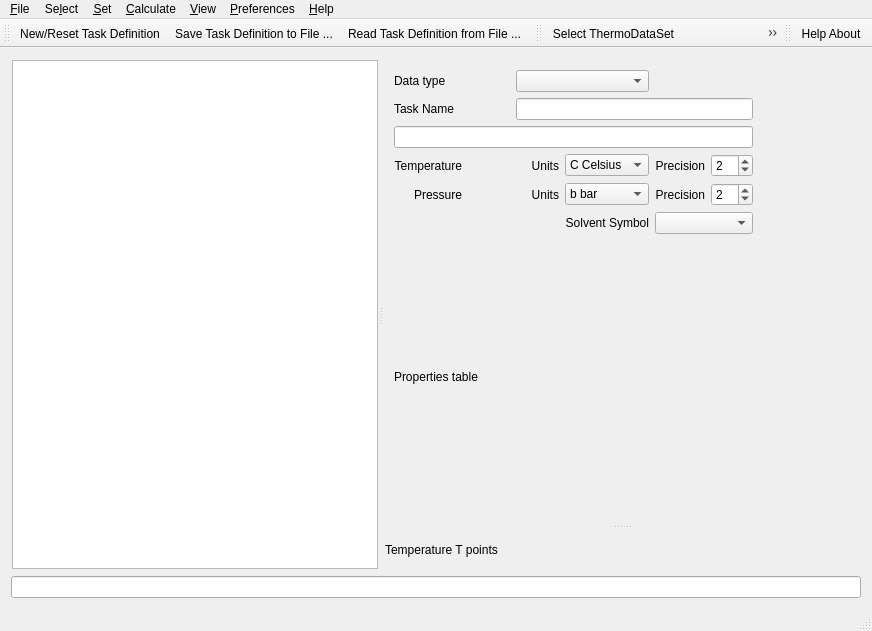
<?xml version="1.0" encoding="UTF-8"?>
<ui version="4.0">
 <class>ThermoFunWidget</class>
 <widget class="QMainWindow" name="ThermoFunWidget">
  <property name="geometry">
   <rect>
    <x>0</x>
    <y>0</y>
    <width>872</width>
    <height>631</height>
   </rect>
  </property>
  <property name="windowTitle">
   <string>ThermoFun Tabulation of Thermodynamic Properties</string>
  </property>
  <widget class="QWidget" name="centralWidget">
   <layout class="QVBoxLayout" name="verticalLayout">
    <item>
     <widget class="QSplitter" name="mainSplitter">
      <property name="orientation">
       <enum>Qt::Horizontal</enum>
      </property>
      <property name="opaqueResize">
       <bool>true</bool>
      </property>
      <widget class="QWidget" name="keyWidget" native="true">
       <layout class="QVBoxLayout" name="verticalLayout_4">
        <property name="spacing">
         <number>0</number>
        </property>
        <property name="leftMargin">
         <number>0</number>
        </property>
        <property name="topMargin">
         <number>0</number>
        </property>
        <property name="rightMargin">
         <number>0</number>
        </property>
        <property name="bottomMargin">
         <number>0</number>
        </property>
        <item>
         <widget class="QSplitter" name="keySplitter">
          <property name="orientation">
           <enum>Qt::Vertical</enum>
          </property>
          <widget class="QWidget" name="widget" native="true">
           <layout class="QVBoxLayout" name="verticalLayout_2" stretch="0">
            <property name="spacing">
             <number>1</number>
            </property>
            <property name="leftMargin">
             <number>1</number>
            </property>
            <property name="topMargin">
             <number>1</number>
            </property>
            <property name="rightMargin">
             <number>1</number>
            </property>
            <property name="bottomMargin">
             <number>1</number>
            </property>
            <item>
             <widget class="QTextEdit" name="taskQuery">
              <property name="readOnly">
               <bool>true</bool>
              </property>
             </widget>
            </item>
           </layout>
          </widget>
         </widget>
        </item>
       </layout>
      </widget>
      <widget class="QWidget" name="listsWidget" native="true">
       <layout class="QVBoxLayout" name="verticalLayout_3">
        <property name="spacing">
         <number>0</number>
        </property>
        <property name="leftMargin">
         <number>0</number>
        </property>
        <property name="topMargin">
         <number>0</number>
        </property>
        <property name="rightMargin">
         <number>0</number>
        </property>
        <property name="bottomMargin">
         <number>0</number>
        </property>
        <item>
         <widget class="QSplitter" name="lstSplitter">
          <property name="orientation">
           <enum>Qt::Vertical</enum>
          </property>
          <widget class="QWidget" name="inWidget" native="true">
           <layout class="QGridLayout" name="gridLayout">
            <item row="3" column="2">
             <widget class="QLabel" name="label_5">
              <property name="text">
               <string>Units</string>
              </property>
              <property name="alignment">
               <set>Qt::AlignRight|Qt::AlignTrailing|Qt::AlignVCenter</set>
              </property>
             </widget>
            </item>
            <item row="4" column="5">
             <widget class="QSpinBox" name="pPrecision">
              <property name="toolTip">
               <string extracomment="Output precision / digits after decimal point (in Fixed Format)">Number of digits after decimal point for pressure</string>
              </property>
              <property name="toolTipDuration">
               <number>5</number>
              </property>
              <property name="value">
               <number>2</number>
              </property>
             </widget>
            </item>
            <item row="0" column="0" colspan="2" alignment="Qt::AlignLeft">
             <widget class="QLabel" name="label">
              <property name="text">
               <string>Data type</string>
              </property>
             </widget>
            </item>
            <item row="1" column="2" colspan="4">
             <widget class="QLineEdit" name="pName">
              <property name="toolTip">
               <string>Calculation task name</string>
              </property>
             </widget>
            </item>
            <item row="6" column="4" colspan="2">
             <widget class="QComboBox" name="pSolventSymbol">
              <property name="enabled">
               <bool>true</bool>
              </property>
              <property name="toolTip">
               <string>Symbol of the solvent used for calculating properties of disolved solute species</string>
              </property>
             </widget>
            </item>
            <item row="4" column="0">
             <widget class="QLabel" name="label_7">
              <property name="enabled">
               <bool>true</bool>
              </property>
              <property name="maximumSize">
               <size>
                <width>120</width>
                <height>16777215</height>
               </size>
              </property>
              <property name="text">
               <string>Pressure</string>
              </property>
              <property name="alignment">
               <set>Qt::AlignRight|Qt::AlignTrailing|Qt::AlignVCenter</set>
              </property>
             </widget>
            </item>
            <item row="3" column="4">
             <widget class="QLabel" name="label_10">
              <property name="toolTip">
               <string>Number of digits after decimal point</string>
              </property>
              <property name="statusTip">
               <string>Precision of temperature values</string>
              </property>
              <property name="text">
               <string>Precision</string>
              </property>
              <property name="alignment">
               <set>Qt::AlignRight|Qt::AlignTrailing|Qt::AlignVCenter</set>
              </property>
             </widget>
            </item>
            <item row="4" column="3">
             <widget class="QComboBox" name="pPunit">
              <item>
               <property name="text">
                <string>b bar</string>
               </property>
              </item>
              <item>
               <property name="text">
                <string>B kbar</string>
               </property>
              </item>
              <item>
               <property name="text">
                <string>p Pa</string>
               </property>
              </item>
              <item>
               <property name="text">
                <string>P MPa</string>
               </property>
              </item>
              <item>
               <property name="text">
                <string>A atm</string>
               </property>
              </item>
             </widget>
            </item>
            <item row="4" column="2">
             <widget class="QLabel" name="label_6">
              <property name="text">
               <string>Units</string>
              </property>
              <property name="alignment">
               <set>Qt::AlignRight|Qt::AlignTrailing|Qt::AlignVCenter</set>
              </property>
             </widget>
            </item>
            <item row="3" column="3">
             <widget class="QComboBox" name="pTunit">
              <property name="currentText">
               <string>C Celsius</string>
              </property>
              <item>
               <property name="text">
                <string>C Celsius</string>
               </property>
              </item>
              <item>
               <property name="text">
                <string>K Kelvin</string>
               </property>
              </item>
             </widget>
            </item>
            <item row="7" column="0" colspan="8">
             <widget class="QLabel" name="label_9">
              <property name="maximumSize">
               <size>
                <width>16777215</width>
                <height>16777215</height>
               </size>
              </property>
              <property name="text">
               <string>Properties table</string>
              </property>
             </widget>
            </item>
            <item row="4" column="4">
             <widget class="QLabel" name="label_12">
              <property name="toolTip">
               <string>Number of digits after decimal point</string>
              </property>
              <property name="statusTip">
               <string>Precision of pressure values</string>
              </property>
              <property name="text">
               <string>Precision</string>
              </property>
              <property name="alignment">
               <set>Qt::AlignRight|Qt::AlignTrailing|Qt::AlignVCenter</set>
              </property>
             </widget>
            </item>
            <item row="1" column="0" colspan="2" alignment="Qt::AlignLeft">
             <widget class="QLabel" name="label_8">
              <property name="text">
               <string>Task Name</string>
              </property>
              <property name="alignment">
               <set>Qt::AlignRight|Qt::AlignTrailing|Qt::AlignVCenter</set>
              </property>
             </widget>
            </item>
            <item row="0" column="2" colspan="2">
             <widget class="QComboBox" name="typeBox">
              <property name="toolTip">
               <string>Type of data to calculate properties for</string>
              </property>
             </widget>
            </item>
            <item row="6" column="3">
             <widget class="QLabel" name="label_13">
              <property name="toolTip">
               <string>Symbol of the solvent used for calculating properties of disolved solute species</string>
              </property>
              <property name="text">
               <string>Solvent Symbol</string>
              </property>
              <property name="alignment">
               <set>Qt::AlignRight|Qt::AlignTrailing|Qt::AlignVCenter</set>
              </property>
             </widget>
            </item>
            <item row="2" column="0" colspan="6">
             <widget class="QLineEdit" name="pComment">
              <property name="toolTip">
               <string>Calculation task comment</string>
              </property>
             </widget>
            </item>
            <item row="3" column="0">
             <widget class="QLabel" name="label_3">
              <property name="text">
               <string>Temperature</string>
              </property>
              <property name="alignment">
               <set>Qt::AlignRight|Qt::AlignTrailing|Qt::AlignVCenter</set>
              </property>
             </widget>
            </item>
            <item row="3" column="5">
             <widget class="QSpinBox" name="tPrecision">
              <property name="toolTip">
               <string extracomment="Output precision / digits after decimal point (in Fixed Format)">Number of digits after decimal point for temperature</string>
              </property>
              <property name="toolTipDuration">
               <number>5</number>
              </property>
              <property name="value">
               <number>2</number>
              </property>
             </widget>
            </item>
           </layout>
          </widget>
          <widget class="QWidget" name="outWidget" native="true">
           <layout class="QGridLayout" name="gridLayout_3">
            <property name="leftMargin">
             <number>2</number>
            </property>
            <property name="topMargin">
             <number>2</number>
            </property>
            <property name="rightMargin">
             <number>2</number>
            </property>
            <property name="bottomMargin">
             <number>2</number>
            </property>
            <property name="spacing">
             <number>2</number>
            </property>
            <item row="1" column="0">
             <widget class="QLabel" name="label_4">
              <property name="text">
               <string>Temperature T points</string>
              </property>
             </widget>
            </item>
           </layout>
          </widget>
         </widget>
        </item>
       </layout>
      </widget>
     </widget>
    </item>
    <item>
     <widget class="QLineEdit" name="calcStatus">
      <property name="minimumSize">
       <size>
        <width>125</width>
        <height>0</height>
       </size>
      </property>
      <property name="toolTip">
       <string>Status bar, what to do next and error messages</string>
      </property>
      <property name="readOnly">
       <bool>true</bool>
      </property>
     </widget>
    </item>
   </layout>
  </widget>
  <widget class="QMenuBar" name="menuBar">
   <property name="geometry">
    <rect>
     <x>0</x>
     <y>0</y>
     <width>872</width>
     <height>22</height>
    </rect>
   </property>
   <widget class="QMenu" name="menu_File">
    <property name="title">
     <string>&amp;File</string>
    </property>
    <addaction name="separator"/>
    <addaction name="actionNew_Reset_Task_Definition"/>
    <addaction name="separator"/>
    <addaction name="actionExport_CfgFile"/>
    <addaction name="actionImport_CfgFile"/>
    <addaction name="separator"/>
    <addaction name="actionE_xit"/>
   </widget>
   <widget class="QMenu" name="menuHelp">
    <property name="title">
     <string>&amp;Help</string>
    </property>
    <addaction name="actionContents"/>
    <addaction name="separator"/>
    <addaction name="actionVersion"/>
    <addaction name="actionAuthors"/>
    <addaction name="actionLicense"/>
    <addaction name="separator"/>
    <addaction name="action_Help_About"/>
   </widget>
   <widget class="QMenu" name="menu_Calc">
    <property name="title">
     <string>&amp;Calculate</string>
    </property>
    <addaction name="actionCalculate_Properties"/>
    <addaction name="actionCalculate_TP"/>
   </widget>
   <widget class="QMenu" name="menuPreferences">
    <property name="title">
     <string>&amp;Preferences</string>
    </property>
    <addaction name="actionCalculate_Substances_Records_from_Dependent_Reactions"/>
    <addaction name="actionCalculate_Reactions_Records_from_Reactants"/>
    <addaction name="separator"/>
    <addaction name="action_Set_Elemets_to_reactionsets"/>
    <addaction name="actionFixed_output_number_format"/>
   </widget>
   <widget class="QMenu" name="menuSelect">
    <property name="title">
     <string>Se&amp;lect</string>
    </property>
    <addaction name="actionSelect_ThermoDataSet"/>
    <addaction name="actionSelect_Substances"/>
    <addaction name="actionSelect_Reactions"/>
    <addaction name="actionSelect_Elements"/>
   </widget>
   <widget class="QMenu" name="menuSet">
    <property name="title">
     <string>&amp;Set</string>
    </property>
    <addaction name="actionReset_TP"/>
    <addaction name="actionRealloc_TP"/>
    <addaction name="separator"/>
    <addaction name="actionChange_Property_list"/>
   </widget>
   <widget class="QMenu" name="menuView">
    <property name="title">
     <string>&amp;View</string>
    </property>
    <addaction name="actionShow_Results"/>
   </widget>
   <addaction name="menu_File"/>
   <addaction name="menuSelect"/>
   <addaction name="menuSet"/>
   <addaction name="menu_Calc"/>
   <addaction name="menuView"/>
   <addaction name="menuPreferences"/>
   <addaction name="menuHelp"/>
  </widget>
  <widget class="QStatusBar" name="statusBar"/>
  <widget class="QToolBar" name="mainToolBar">
   <property name="statusTip">
    <string/>
   </property>
   <property name="floatable">
    <bool>true</bool>
   </property>
   <attribute name="toolBarArea">
    <enum>TopToolBarArea</enum>
   </attribute>
   <attribute name="toolBarBreak">
    <bool>false</bool>
   </attribute>
   <addaction name="actionNew_Reset_Task_Definition"/>
   <addaction name="actionExport_CfgFile"/>
   <addaction name="actionImport_CfgFile"/>
  </widget>
  <widget class="QToolBar" name="nameToolBar">
   <property name="enabled">
    <bool>true</bool>
   </property>
   <property name="windowTitle">
    <string>toolBar</string>
   </property>
   <attribute name="toolBarArea">
    <enum>TopToolBarArea</enum>
   </attribute>
   <attribute name="toolBarBreak">
    <bool>false</bool>
   </attribute>
   <addaction name="actionSelect_ThermoDataSet"/>
   <addaction name="actionSelect_Substances"/>
   <addaction name="actionSelect_Reactions"/>
   <addaction name="separator"/>
   <addaction name="actionReset_TP"/>
   <addaction name="actionChange_Property_list"/>
   <addaction name="separator"/>
   <addaction name="actionCalculate_Properties"/>
   <addaction name="actionShow_Results"/>
  </widget>
  <widget class="QToolBar" name="toolBar">
   <property name="windowTitle">
    <string>toolBar</string>
   </property>
   <attribute name="toolBarArea">
    <enum>TopToolBarArea</enum>
   </attribute>
   <attribute name="toolBarBreak">
    <bool>false</bool>
   </attribute>
   <addaction name="action_Help_About"/>
  </widget>
  <action name="actionE_xit">
   <property name="text">
    <string>E&amp;xit</string>
   </property>
  </action>
  <action name="actionImport_CfgFile">
   <property name="icon">
    <iconset resource="../ThermoFunDemoGUI.qrc">
     <normaloff>:/Icons/ShowFilesIcon24.png</normaloff>:/Icons/ShowFilesIcon24.png</iconset>
   </property>
   <property name="text">
    <string>&amp;Open Task Definition from File ...</string>
   </property>
   <property name="iconText">
    <string>Read Task Definition from File ...</string>
   </property>
   <property name="toolTip">
    <string>Read calculation setup from file ...</string>
   </property>
  </action>
  <action name="actionExport_CfgFile">
   <property name="icon">
    <iconset resource="../ThermoFunDemoGUI.qrc">
     <normaloff>:/Icons/SaveCurrentRecordIcon24.png</normaloff>:/Icons/SaveCurrentRecordIcon24.png</iconset>
   </property>
   <property name="text">
    <string>&amp;Save Task Definition to File ...</string>
   </property>
   <property name="iconText">
    <string>Save Task Definition to File ...</string>
   </property>
   <property name="toolTip">
    <string>Save calculation setup to file...</string>
   </property>
  </action>
  <action name="action_Help_About">
   <property name="icon">
    <iconset resource="../ThermoFunDemoGUI.qrc">
     <normaloff>:/Icons/QuestionMessageIcon24.png</normaloff>:/Icons/QuestionMessageIcon24.png</iconset>
   </property>
   <property name="text">
    <string> Help &amp;About</string>
   </property>
   <property name="toolTip">
    <string>Show Help VIewer ...</string>
   </property>
  </action>
  <action name="actionAuthors">
   <property name="text">
    <string>Au&amp;thors ...</string>
   </property>
  </action>
  <action name="actionLicense">
   <property name="text">
    <string>&amp;License ...</string>
   </property>
  </action>
  <action name="actionContents">
   <property name="text">
    <string>Help &amp;Contents ...</string>
   </property>
  </action>
  <action name="actionVersion">
   <property name="text">
    <string>&amp;Version ...</string>
   </property>
  </action>
  <action name="actionCalculate_Properties">
   <property name="enabled">
    <bool>false</bool>
   </property>
   <property name="icon">
    <iconset resource="../ThermoFunDemoGUI.qrc">
     <normaloff>:/Icons/CalculateRecordDataIcon24.png</normaloff>:/Icons/CalculateRecordDataIcon24.png</iconset>
   </property>
   <property name="text">
    <string>&amp;Properties ...</string>
   </property>
  </action>
  <action name="actionCalculate_TP">
   <property name="enabled">
    <bool>false</bool>
   </property>
   <property name="icon">
    <iconset resource="../ThermoFunDemoGUI.qrc">
     <normaloff>:/Icons/RTparmModuleIcon24.png</normaloff>:/Icons/RTparmModuleIcon24.png</iconset>
   </property>
   <property name="text">
    <string>&amp;Tabulate the temperature and pressure points</string>
   </property>
  </action>
  <action name="actionShow_Results">
   <property name="enabled">
    <bool>false</bool>
   </property>
   <property name="icon">
    <iconset resource="../ThermoFunDemoGUI.qrc">
     <normaloff>:/Icons/ShowGEMResultsIcon24.png</normaloff>:/Icons/ShowGEMResultsIcon24.png</iconset>
   </property>
   <property name="text">
    <string>Table with &amp;Results  ...</string>
   </property>
  </action>
  <action name="actionChange_Property_list">
   <property name="enabled">
    <bool>false</bool>
   </property>
   <property name="icon">
    <iconset resource="../ThermoFunDemoGUI.qrc">
     <normaloff>:/Icons/DocumentsPileIcon24.png</normaloff>:/Icons/DocumentsPileIcon24.png</iconset>
   </property>
   <property name="text">
    <string>&amp;Properties to Calculate ...</string>
   </property>
   <property name="toolTip">
    <string>Set properties to calculate</string>
   </property>
  </action>
  <action name="actionRealloc_TP">
   <property name="text">
    <string>&amp;Size of Temperature and Pressure points list ...</string>
   </property>
   <property name="toolTip">
    <string>Realloc TP pairs list</string>
   </property>
  </action>
  <action name="actionReset_TP">
   <property name="enabled">
    <bool>false</bool>
   </property>
   <property name="icon">
    <iconset resource="../ThermoFunDemoGUI.qrc">
     <normaloff>:/Icons/SelectTP24.png</normaloff>:/Icons/SelectTP24.png</iconset>
   </property>
   <property name="text">
    <string>&amp;Temperature and Pressure points ...</string>
   </property>
   <property name="toolTip">
    <string>Set temperature and pressure points</string>
   </property>
  </action>
  <action name="actionNew_Reset_Task_Definition">
   <property name="icon">
    <iconset resource="../ThermoFunDemoGUI.qrc">
     <normaloff>:/Icons/NewCreateRecordIcon24.png</normaloff>:/Icons/NewCreateRecordIcon24.png</iconset>
   </property>
   <property name="text">
    <string>&amp;New/Reset Task Definition</string>
   </property>
   <property name="toolTip">
    <string>Reset window</string>
   </property>
  </action>
  <action name="actionSelect_ThermoDataSet">
   <property name="enabled">
    <bool>true</bool>
   </property>
   <property name="icon">
    <iconset resource="../ThermoFunDemoGUI.qrc">
     <normaloff>:/Icons/ThermoDatabasesIcon24.png</normaloff>:/Icons/ThermoDatabasesIcon24.png</iconset>
   </property>
   <property name="text">
    <string>Select &amp;ThermoDataSet ...</string>
   </property>
   <property name="toolTip">
    <string>Select thermodynamic dataset</string>
   </property>
  </action>
  <action name="action_Set_Elemets_to_reactions">
   <property name="text">
    <string> &amp;Set Elemets to reactions</string>
   </property>
  </action>
  <action name="actionCalculate_Substances_Records_from_Dependent_Reactions">
   <property name="checkable">
    <bool>true</bool>
   </property>
   <property name="checked">
    <bool>true</bool>
   </property>
   <property name="text">
    <string>Calculate &amp;Substances Records from Dependent Reactions</string>
   </property>
  </action>
  <action name="actionCalculate_Reactions_Records_from_Reactants">
   <property name="checkable">
    <bool>true</bool>
   </property>
   <property name="text">
    <string>Calculate &amp;Reactions Records from Reactants</string>
   </property>
  </action>
  <action name="action_Set_Elemets_to_reactionsets">
   <property name="text">
    <string> &amp;Set Elemets to reactionsets</string>
   </property>
   <property name="toolTip">
    <string>Set Elemets to ReactionSets</string>
   </property>
  </action>
  <action name="actionSelect_Elements">
   <property name="enabled">
    <bool>false</bool>
   </property>
   <property name="text">
    <string>Select &amp;Elements ...</string>
   </property>
  </action>
  <action name="actionSelect_Substances">
   <property name="enabled">
    <bool>false</bool>
   </property>
   <property name="icon">
    <iconset resource="../ThermoFunDemoGUI.qrc">
     <normaloff>:/Icons/DCompModuleIcon24.png</normaloff>:/Icons/DCompModuleIcon24.png</iconset>
   </property>
   <property name="text">
    <string>Select &amp;Substances ...</string>
   </property>
  </action>
  <action name="actionSelect_ReactionSets">
   <property name="text">
    <string>Select ReactionSets ...</string>
   </property>
  </action>
  <action name="actionSelect_Reactions">
   <property name="enabled">
    <bool>false</bool>
   </property>
   <property name="icon">
    <iconset resource="../ThermoFunDemoGUI.qrc">
     <normaloff>:/Icons/ReacDCModuleIcon24.png</normaloff>:/Icons/ReacDCModuleIcon24.png</iconset>
   </property>
   <property name="text">
    <string>Select Reactions ...</string>
   </property>
  </action>
  <action name="actionFixed_Outputnumber_format">
   <property name="checkable">
    <bool>true</bool>
   </property>
   <property name="checked">
    <bool>true</bool>
   </property>
   <property name="text">
    <string>Fixed output number format</string>
   </property>
   <property name="toolTip">
    <string>Output values that have a fixed number of digits after the decima point</string>
   </property>
  </action>
 </widget>
 <layoutdefault spacing="6" margin="11"/>
 <resources>
  <include location="../ThermoFunDemoGUI.qrc"/>
 </resources>
 <connections/>
</ui>
